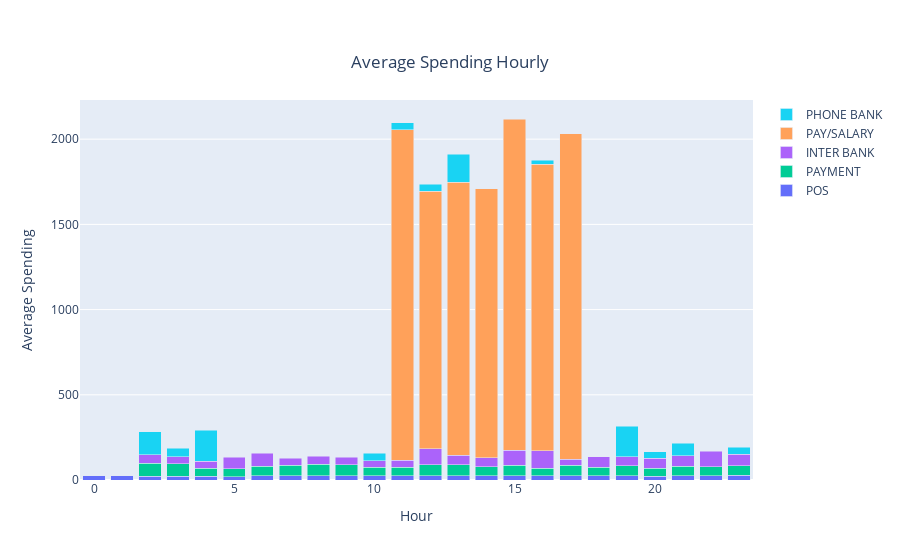

The cell this chart's notebook holds for it:
### Code cell
import plotly.graph_objects as go

fig = go.Figure(data=[
    go.Bar(name='POS', x=df7['hour'], y=df7['amount']),
    go.Bar(name='SALES-POS', x=df8['hour'], y=df8['amount']),
    go.Bar(name='PAYMENT', x=df9['hour'], y=df9['amount']),
    go.Bar(name='INTER BANK', x=df10['hour'], y=df10['amount']),
    go.Bar(name='PAY/SALARY', x=df11['hour'], y=df11['amount']),
    go.Bar(name='PHONE BANK', x=df12['hour'], y=df12['amount']),
])
# Change the bar mode
fig.update_layout(barmode='stack',title={
        'text': "Average Spending Hourly",
        'y':0.9,
        'x':0.5,
        'xanchor': 'center',
        'yanchor': 'top'},xaxis_title='Hour',yaxis_title='Average Spending')
fig.show()

### Figure 1 — Plotly figure (JSON) as saved in the notebook; plotly's stock layout.template omitted (floating-point values rounded to 4 significant figures)
{"data": [{"name": "POS", "type": "bar", "x": [0, 1, 2, 3, 4, 5, 6, 7, 8, 9, 10, 11, 12, 13, 14, 15, 16, 17, 18, 19, 20, 21, 22, 23], "y": [25.62, 25.52, 22.74, 23.2, 22.09, 20.49, 24.66, 25.31, 24.96, 24.24, 23.88, 24.37, 24.0, 24.7, 24.76, 25.76, 23.76, 25.44, 25.43, 25.68, 23.31, 25.04, 25.6, 26.66]}, {"name": "SALES-POS", "type": "bar", "x": [], "y": []}, {"name": "PAYMENT", "type": "bar", "x": [2, 3, 4, 5, 6, 7, 8, 9, 10, 11, 12, 13, 14, 15, 16, 17, 18, 19, 20, 21, 22, 23], "y": [74.93, 73.54, 48.2, 46.79, 54.99, 61.45, 68.64, 65.5, 51.46, 51.17, 66.58, 64.72, 52.74, 59.35, 45.58, 61.07, 49.83, 56.94, 46.57, 54.67, 52.32, 56.89]}, {"name": "INTER BANK", "type": "bar", "x": [2, 3, 4, 5, 6, 7, 8, 9, 10, 11, 12, 13, 14, 15, 16, 17, 18, 19, 20, 21, 22, 23], "y": [51.05, 40.41, 39.94, 64.94, 77.78, 40.12, 46, 42.95, 39, 39.86, 93.8, 56.66, 53.32, 90.4, 101.6, 34.59, 61, 53.07, 58.49, 62.57, 91.5, 67.13]}, {"name": "PAY/SALARY", "type": "bar", "x": [11, 12, 13, 14, 15, 16, 17], "y": [1939.0, 1509.0, 1602.0, 1578.0, 1943.0, 1682.0, 1911.0]}, {"name": "PHONE BANK", "type": "bar", "x": [2, 3, 4, 10, 11, 12, 13, 16, 19, 20, 21, 23], "y": [134, 50.31, 182, 43, 43, 41, 163.5, 22.69, 179, 36, 72.89, 43]}], "layout": {"barmode": "stack", "title": {"text": "Average Spending Hourly", "x": 0.5, "xanchor": "center", "y": 0.9, "yanchor": "top"}, "xaxis": {"title": {"text": "Hour"}}, "yaxis": {"title": {"text": "Average Spending"}}}}
